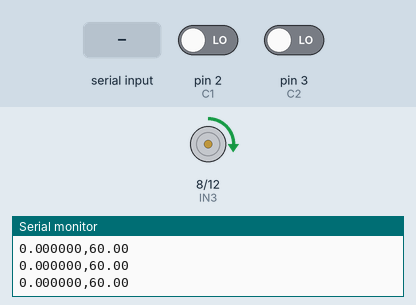
Simulated run of this sketch. Board: Arduino Uno, built with avr-gcc and run on an emulated ATmega328P. On the bench: motor-driver pin pairs drawn as motors (green arrow = first pin HIGH = forward, orange = second pin HIGH = backward, longer = more drive, scaled by the enable pin), the last lines printed to the serial monitor. Inputs (shaded band) come from the test bench; at power-on: pin 2 (C1) LOW, pin 3 (C2) LOW.

Above: at 1.25 s.
1.3 s: "90,45\n" received over Serial
At 4.1 s:
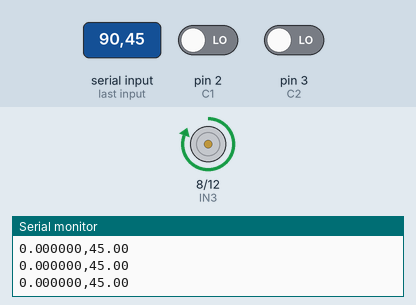
4.3 s: "1\n" received over Serial
At 7.9 s:
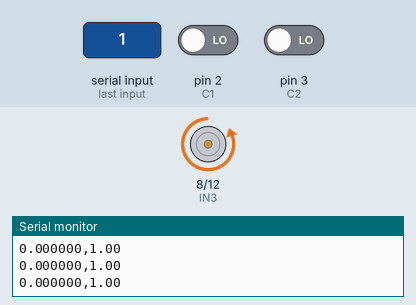
Timing chart, 0 to 13.3 s (numbered marks = the images above; inputs shaded):
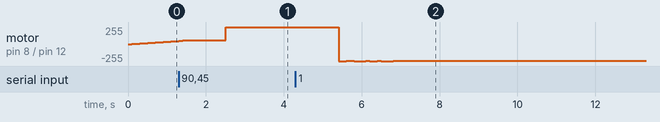

The sketch:

n20pid.ino
```cpp
// pinout for L298N motoro driver
#define C1 2
#define C2 3
#define IN3 8
#define IN4 12
#define ENB 9

// memory size for integral term
#define MEMSZ 25

// C1C2 directional pattern for encoder top view
//  CLOCK := 00 10 11 01 00
// ACLOCK := 00 01 11 10 00

short aprev = 0;  // previous C1 encoder state
short bprev = 0;  // previous C2 encoder state
short acurr = 0;  // latest C1 encoder state
short bcurr = 0;  // latest C2 encoder state

const float N = 100000;                                                           // period to update RPM (microseconds)
float tickCounter = 0.0;                                                          // counter for encoder ticks
float ticksPerSecond = 0.0;                                                       // encoder ticks per second
const float shaftGearboxRatio = 25.0;                                             // encoder to motor shaft gear ratio, measured by averaging
const float ticksPerEncoderRotation = 25.0;                                       // ticks per encoder rotation, measured by averaging
const float ticksPerMotorRotation = shaftGearboxRatio * ticksPerEncoderRotation;  // ticks per motor rotation

unsigned short pwmTmicros = 10000; // time period for manual pwm in microseconds
unsigned long currentTime = 0;     // current running time of script
unsigned long lastUpdateTime = 0;  // last time the tick count was updated

float RPM = 0.0;        // user-input RPM
float prevRPM = 0.0;    // previous loop RPM
float currRPM = 0.0;    // current loop RPM
float setpRPM = 60.0;   // RPM setpoint

// PID gain constants
const float KP = 40.0;
const float KI = 25.0;
const float KD = 0.00;

int idx = 0;
float e_P[MEMSZ];
float e_I = 0.0;
float e_D = 0.0;

float dt = 0;       // loop runtime in seconds
float loopT = 0.0;  // loop runtime in microseconds

float duty = 0.0;   // commanded duty cycle
float duty_d = 0.0; // commanded duty cycle's rate of change

void setup() {
  // setting L298 pins to OUTPUT mode
  pinMode(IN3, OUTPUT);
  pinMode(IN4, OUTPUT);
  pinMode(ENB, OUTPUT);

  // setting encoder pins to INPUT mode
  pinMode(C1, INPUT);
  pinMode(C2, INPUT);

  // initialising e_P memory to 1000
  for (idx = 0; idx < MEMSZ; idx++) {
    e_P[idx] = 0.0;
  }
  idx = 0;

  lastUpdateTime = micros();
  Serial.begin(38400);
}

void loop() {
  // scanning from RPM input from user through ArduinoIDE serial monitor
  if (Serial.available() != 0) {
    RPM = Serial.parseFloat();
  }
  setpRPM = (RPM == 0) ? setpRPM : RPM;

  loopT = micros() - currentTime;
  dt = loopT / 1000000;

  while (!updateRPM()) {
    currentTime = micros();
    updateEncoderTicks();
  }

  e_I -= e_P[idx] * dt;           // subtracting old integral error
  e_P[idx] = setpRPM - currRPM;   // resetting error in history with new value
  e_I += e_P[idx] * dt;           // integrating latest error into integral
  e_D = (currRPM - prevRPM) / dt; // computing error derivative
  duty_d = KP * e_P[idx] + KI * e_I + KD * e_D; // PID equation
  duty += duty_d * dt;  // commanded duty cycle

  duty = abs(duty) < 255 ? duty : 255 * duty / abs(duty); // clipping duty cycle with saturation

  Serial.print(currRPM, 6);
  Serial.print(",");
  Serial.println(setpRPM);

  if (duty >= 0) {
    digitalWrite(IN3, HIGH);
    digitalWrite(IN4, LOW);
  } else {
    digitalWrite(IN4, HIGH);
    digitalWrite(IN3, LOW);
  }

  analogWrite(ENB, abs(duty));

  // // logic for manual PWM signal
  // short t_on  = pwmTmicros * (abs(duty) / 255);
  // short t_off = pwmTmicros * (1 - abs(duty)/255);
  // digitalWrite(ENB, HIGH); delayMicroseconds(t_on);
  // digitalWrite(ENB, LOW); delayMicroseconds(t_off);

  // resetting integral error and index if memory size reached
  idx += 1;
  if (idx == MEMSZ) {
    idx = 0;
    e_I = 0;
  }

  // updating previous cycle RPM
  prevRPM = currRPM;
}

// updates motor tick count directionally
void updateEncoderTicks() {
  // measuring current encoder states
  acurr = digitalRead(C1);
  bcurr = digitalRead(C2);

  // updating directed tick count
  if ((acurr != aprev) || (bcurr != bprev)) {
    if ((acurr == 1 - bprev) && (bcurr == aprev)) {
      tickCounter -= 1;  // clockwise state transition
    } else {
      tickCounter += 1;  // anticlockwise state transition
    }
  }

  // updating previous encoder states
  aprev = acurr;
  bprev = bcurr;
}

// measuring average RPM value over a second of rotation and returns true when done
bool updateRPM() {
  if (currentTime - lastUpdateTime >= N) {
    ticksPerSecond = tickCounter * (1000000 / N);
    tickCounter = 0;
    currRPM = 6 * ticksPerSecond / ticksPerMotorRotation;  // (360/TPMR) * TPS * (1/60);
    lastUpdateTime = currentTime;
    return true;
  } else {
    return false;
  }
}
```
